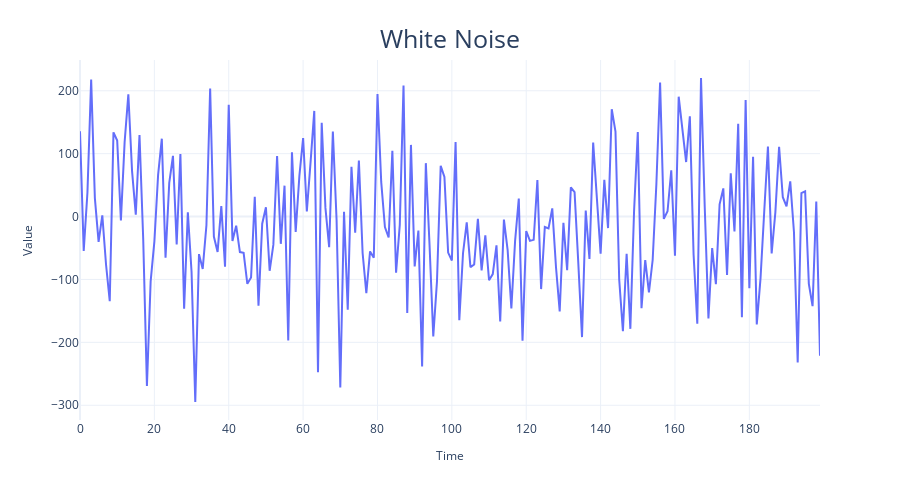

Write notebook code for a chart like this one.
### Markdown cell above
----

# White Noise

### Code cell
# Generate the time axis with sequential numbers upto 200
time = np.arange(200)
# Sample 200 hundred random values
values = np.random.randn(200)*100
fig = plot_time_series(time, values, "White Noise")
fig.write_image("imgs/chapter_1/white_noise_process.png")
fig.show()

### Figure 1 — Plotly figure (JSON) as saved in the notebook; plotly's stock layout.template omitted (floating-point values rounded to 4 significant figures; data arrays with more than 128 entries replaced by an {"elided": "..."} marker saying what was removed)
{"data": [{"hovertemplate": "Time=%{x}<br>Value=%{y}<extra></extra>", "legendgroup": "", "line": {"color": "#636efa", "dash": "solid"}, "marker": {"symbol": "circle"}, "mode": "lines", "name": "", "orientation": "v", "showlegend": false, "type": "scatter", "x": {"elided": "200 int values"}, "xaxis": "x", "y": {"elided": "200 float values"}, "yaxis": "y"}], "layout": {"autosize": false, "height": 500, "legend": {"tracegroupgap": 0}, "margin": {"t": 60}, "title": {"font": {"size": 25}, "text": "White Noise", "x": 0.5, "xanchor": "center", "yanchor": "top"}, "width": 900, "xaxis": {"anchor": "y", "domain": [0, 1], "title": {"font": {"size": 12}, "text": "Time"}}, "yaxis": {"anchor": "x", "domain": [0, 1], "title": {"font": {"size": 12}, "text": "Value"}}}}
